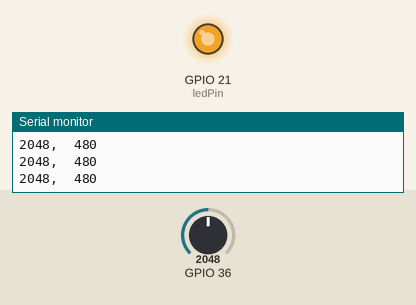
This sketch was run on a simulated ESP32. Shown: output pins drawn as LEDs (lit = HIGH), the last lines printed to the serial monitor. The inputs (shaded band) are chosen by the test bench; at power-on: GPIO 36 = 2048.

Above: at 1.2 s.
1.3 s: GPIO 36 set to 2866
At 2.2 s:
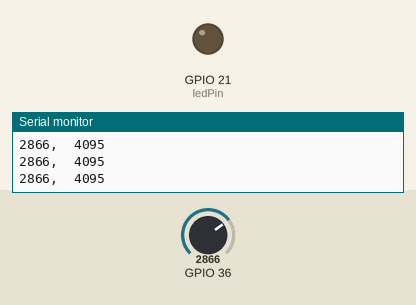
4.3 s: GPIO 36 set to 2047
At 4.8 s:
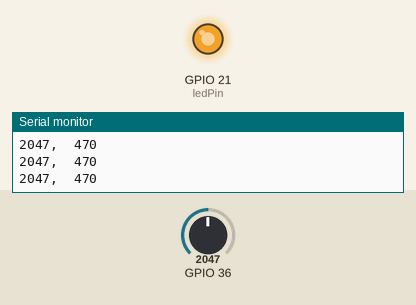
5.8 s: GPIO 36 set to 3603
At 7.2 s:
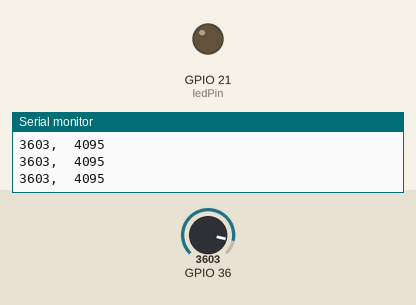
Timing chart, 0 to 8.3 s (numbered marks = the images above; inputs shaded):
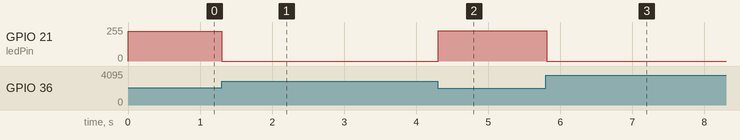

Measured:
- after the input at 1.3 s, GPIO 21 (ledPin): 225/255 → 0/255 at once
- after the input at 4.3 s, GPIO 21 (ledPin): 0/255 → 226/255 at once
- after the input at 5.8 s, GPIO 21 (ledPin): 226/255 → 0/255 at once

The sketch:

esp_now_rec_setpoint_pwm.ino
```cpp
#include <esp_now.h>
#include <WiFi.h>

// the number of the PWM pin
const int ledPin = 21;

// setting PWM properties
const int freq = 5000;
const int ledChannel = 0;
const int resolution = 12;   //use 12 bits of resolution on both ADC and PWM.  Why not.

byte myData = 0;

 // callback function that will be executed when data is received
void OnDataRecv(const uint8_t * mac, const uint8_t *incomingData, int len) {
  memcpy(&myData, incomingData, sizeof(myData));
  Serial.print("Bytes received: ");
  Serial.println(len);
  Serial.print("byte: ");
  Serial.println(myData);
}


void setup(){
  Serial.begin(115200);

  // Set device as a Wi-Fi Station
  WiFi.mode(WIFI_STA);

  // Init ESP-NOW
  if (esp_now_init() != ESP_OK) {
    Serial.println("Error initializing ESP-NOW");
    return;
  }

  // Once ESPNow is successfully Init, we will register for recv CB to
  // get recv packer info
  esp_now_register_recv_cb(OnDataRecv);

  // configure PWM functionalitites
  ledcSetup(ledChannel, freq, resolution);

  // attach the channel to the GPIO to be controlled
  ledcAttachPin(ledPin, ledChannel);
}

void loop(){
  int dutyCycle=0;
  int setpoint = 2000;
  int sensorValue = analogRead(A0);
  int delta_v = sensorValue-setpoint;

  if (delta_v < 0) dutyCycle = 0;
  else dutyCycle = delta_v *10;
  if (dutyCycle > 4095) dutyCycle = 4095;

  ledcWrite(ledChannel, 4095-dutyCycle);
  Serial.print(sensorValue);
  Serial.print(",  ");
  Serial.println(dutyCycle);
  delay(100);

}
```
